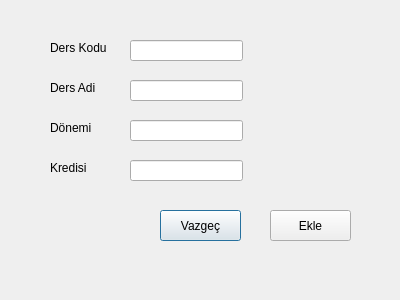
<?xml version="1.0" encoding="UTF-8"?>
<ui version="4.0">
 <class>dersler</class>
 <widget class="QDialog" name="dersler">
  <property name="geometry">
   <rect>
    <x>0</x>
    <y>0</y>
    <width>400</width>
    <height>300</height>
   </rect>
  </property>
  <property name="windowTitle">
   <string>Dialog</string>
  </property>
  <widget class="QLineEdit" name="kodu">
   <property name="geometry">
    <rect>
     <x>130</x>
     <y>40</y>
     <width>113</width>
     <height>21</height>
    </rect>
   </property>
  </widget>
  <widget class="QLineEdit" name="adi">
   <property name="geometry">
    <rect>
     <x>130</x>
     <y>80</y>
     <width>113</width>
     <height>21</height>
    </rect>
   </property>
  </widget>
  <widget class="QLineEdit" name="donem">
   <property name="geometry">
    <rect>
     <x>130</x>
     <y>120</y>
     <width>113</width>
     <height>21</height>
    </rect>
   </property>
  </widget>
  <widget class="QLineEdit" name="kredi">
   <property name="geometry">
    <rect>
     <x>130</x>
     <y>160</y>
     <width>113</width>
     <height>21</height>
    </rect>
   </property>
  </widget>
  <widget class="QLabel" name="label">
   <property name="geometry">
    <rect>
     <x>50</x>
     <y>40</y>
     <width>61</width>
     <height>16</height>
    </rect>
   </property>
   <property name="text">
    <string>Ders Kodu</string>
   </property>
  </widget>
  <widget class="QLabel" name="label_2">
   <property name="geometry">
    <rect>
     <x>50</x>
     <y>80</y>
     <width>61</width>
     <height>16</height>
    </rect>
   </property>
   <property name="text">
    <string>Ders Adi</string>
   </property>
  </widget>
  <widget class="QLabel" name="label_3">
   <property name="geometry">
    <rect>
     <x>50</x>
     <y>120</y>
     <width>61</width>
     <height>16</height>
    </rect>
   </property>
   <property name="text">
    <string>Dönemi</string>
   </property>
  </widget>
  <widget class="QLabel" name="label_4">
   <property name="geometry">
    <rect>
     <x>50</x>
     <y>160</y>
     <width>61</width>
     <height>16</height>
    </rect>
   </property>
   <property name="text">
    <string>Kredisi</string>
   </property>
  </widget>
  <widget class="QPushButton" name="vazgec">
   <property name="geometry">
    <rect>
     <x>160</x>
     <y>210</y>
     <width>81</width>
     <height>31</height>
    </rect>
   </property>
   <property name="text">
    <string>Vazgeç</string>
   </property>
  </widget>
  <widget class="QPushButton" name="ekle">
   <property name="geometry">
    <rect>
     <x>270</x>
     <y>210</y>
     <width>81</width>
     <height>31</height>
    </rect>
   </property>
   <property name="text">
    <string>Ekle</string>
   </property>
  </widget>
 </widget>
 <resources/>
 <connections/>
</ui>
